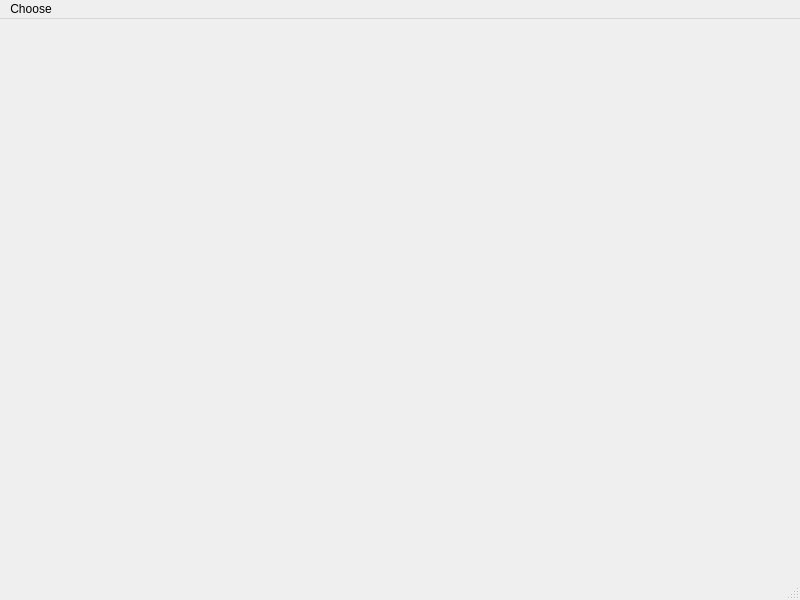
<?xml version="1.0" encoding="UTF-8"?>
<ui version="4.0">
 <class>MainWindow</class>
 <widget class="QMainWindow" name="MainWindow">
  <property name="geometry">
   <rect>
    <x>0</x>
    <y>0</y>
    <width>800</width>
    <height>600</height>
   </rect>
  </property>
  <property name="windowTitle">
   <string>MainWindow</string>
  </property>
  <widget class="QWidget" name="centralwidget"/>
  <widget class="QMenuBar" name="menubar">
   <property name="geometry">
    <rect>
     <x>0</x>
     <y>0</y>
     <width>800</width>
     <height>26</height>
    </rect>
   </property>
   <widget class="QMenu" name="mainMenu">
    <property name="geometry">
     <rect>
      <x>339</x>
      <y>116</y>
      <width>137</width>
      <height>54</height>
     </rect>
    </property>
    <property name="title">
     <string>Choose</string>
    </property>
   </widget>
   <addaction name="mainMenu"/>
  </widget>
  <widget class="QStatusBar" name="statusbar"/>
 </widget>
 <resources/>
 <connections/>
</ui>
